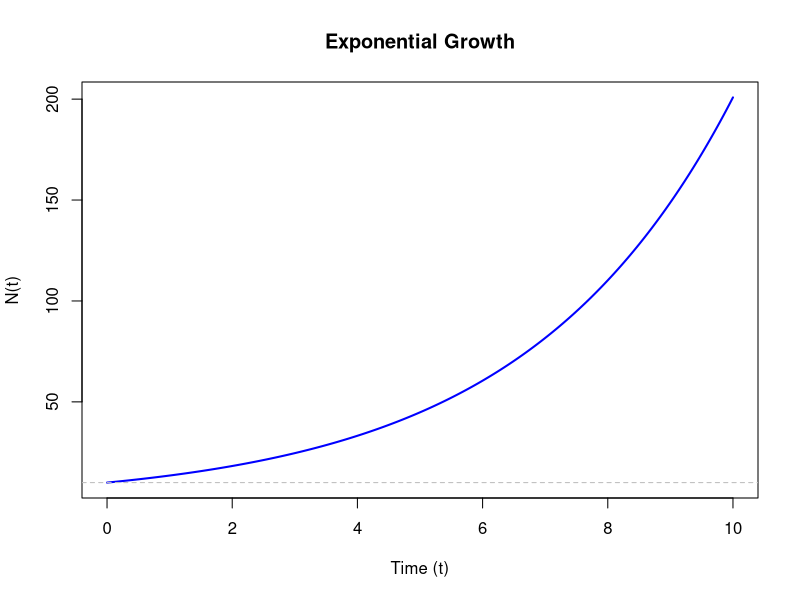
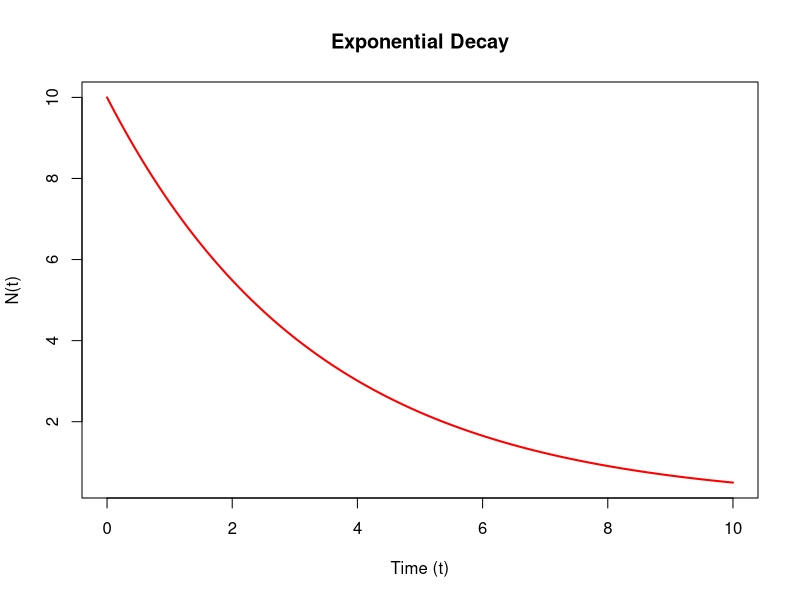
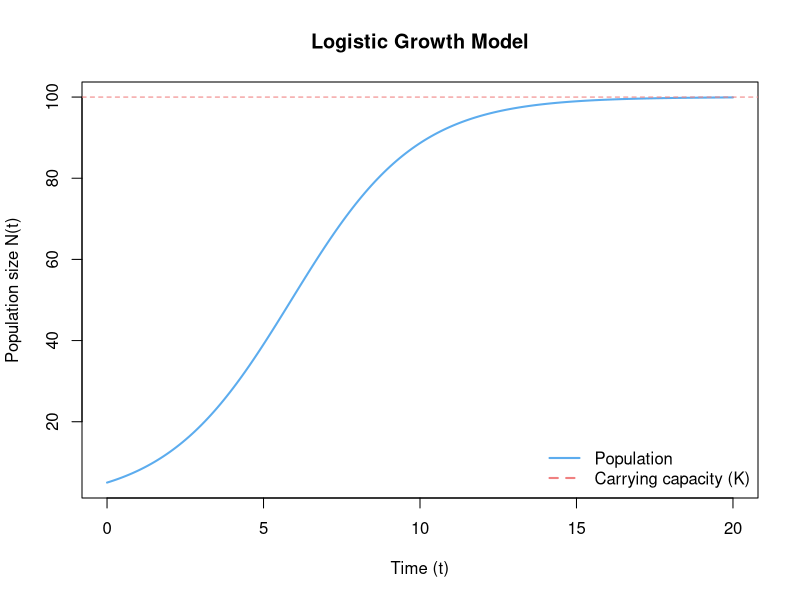

Source code (R) for these figures, in order:
## ---- chunk 1
# Exponential model
exp_model <- function(t, r, N0) N0 * exp(r * t)

# Parameters and grid
N0 <- 10
t  <- seq(0, 10, length.out = 200)

# Plot: growth
plot(t, exp_model(t, r = 0.3,  N0 = N0), type = "l", lwd = 2, col = "blue",
     xlab = "Time (t)", ylab = "N(t)", main = "Exponential Growth")
abline(h = N0, lty = 2, col = "gray")

# Plot: decay
plot(t, exp_model(t, r = -0.3, N0 = N0), type = "l", lwd = 2, col = "red",
     xlab = "Time (t)", ylab = "N(t)", main = "Exponential Decay")
abline(h = 0, lty = 2, col = "gray")
## ---- chunk 2
# Logistic growth function
logistic <- function(t, r, K, N0) {
  K / (1 + ((K - N0) / N0) * exp(-r * t))
}

# Parameters
r  <- 0.5      # intrinsic growth rate
K  <- 100      # carrying capacity
N0 <- 5        # initial population size

# Time grid
t <- seq(0, 20, length.out = 200)

# Population values
N <- logistic(t, r, K, N0)

# Plot
plot(t, N, type="l", lwd=2, col="steelblue2",
     xlab="Time (t)", ylab="Population size N(t)",
     main="Logistic Growth Model")
abline(h=K, lty=2, col="lightcoral")
legend("bottomright", legend=c("Population", "Carrying capacity (K)"),
       col=c("steelblue2", "lightcoral"), lty=c(1,2), lwd=2, bty="n")
